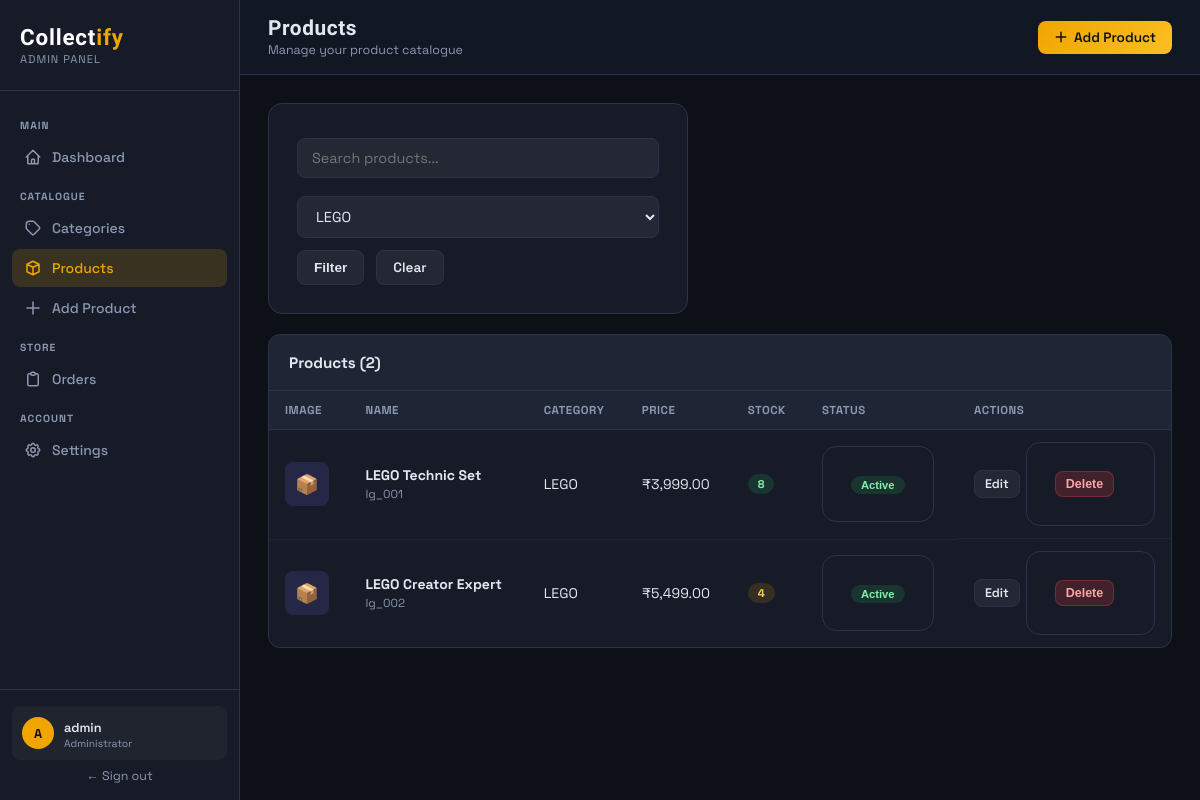
Page /products.php?cat=2 (signed in) on the committed database.
### tables this page shows
CREATE TABLE IF NOT EXISTS products (
    id INT AUTO_INCREMENT PRIMARY KEY,
    category_id INT NOT NULL,
    product_id VARCHAR(50) NOT NULL UNIQUE,   
    name VARCHAR(200) NOT NULL,
    description TEXT,
    price DECIMAL(10,2) NOT NULL,
    image VARCHAR(255),
    stock INT DEFAULT 0,
    is_active TINYINT(1) DEFAULT 1,
    sort_order INT DEFAULT 0,
    created_at TIMESTAMP DEFAULT CURRENT_TIMESTAMP,
    updated_at TIMESTAMP DEFAULT CURRENT_TIMESTAMP ON UPDATE CURRENT_TIMESTAMP,
    CONSTRAINT fk_product_category FOREIGN KEY (category_id) REFERENCES categories(id) ON DELETE CASCADE
);

CREATE TABLE IF NOT EXISTS categories (
    id INT AUTO_INCREMENT PRIMARY KEY,
    name VARCHAR(100) NOT NULL,
    slug VARCHAR(100) NOT NULL UNIQUE,
    description TEXT,
    image VARCHAR(255),
    sort_order INT DEFAULT 0,
    created_at TIMESTAMP DEFAULT CURRENT_TIMESTAMP,
    updated_at TIMESTAMP DEFAULT CURRENT_TIMESTAMP ON UPDATE CURRENT_TIMESTAMP
);

### products.php (the view, shortened to what this page needs)
<?php
require_once __DIR__ . '/config.php';
require_once '_layout.php';
$catFilter = (int)($_GET['cat'] ?? 0);
$search    = trim($_GET['q'] ?? '');
$sql = 'SELECT p.*, c.name as cat_name FROM products p JOIN categories c ON p.category_id = c.id WHERE 1=1';
$params = [];
if ($catFilter) { $sql .= ' AND p.category_id = ?'; $params[] = $catFilter; }
$sql .= ' ORDER BY c.sort_order, p.sort_order, p.name';
$stmt = $pdo->prepare($sql); $stmt->execute($params);
$products = $stmt->fetchAll(PDO::FETCH_ASSOC);
$categories = $pdo->query('SELECT id, name FROM categories ORDER BY sort_order, name')->fetchAll(PDO::FETCH_ASSOC);
?>
<div class="main">
  <div class="topbar">
    <div><h1>Products</h1><div class="breadcrumb">Manage your product catalogue</div></div>
    <a href="add_product.php" class="btn btn-primary">
      <svg width="14" height="14" fill="none" viewBox="0 0 24 24" stroke="currentColor"><path stroke-linecap="round" stroke-linejoin="round" stroke-width="2.5" d="M12 4v16m8-8H4"/></svg>
      Add Product
    </a>
  </div>
  <div class="content">
    <form method="GET" style="display:flex;gap:12px;margin-bottom:20px;flex-wrap:wrap;">
      <input type="text" name="q" placeholder="Search products..." value="<?= htmlspecialchars($search) ?>" style="flex:1;min-width:200px;">
      <select name="cat" style="min-width:180px;">
        <?php foreach ($categories as $c): ?>
          <option value="<?= $c['id'] ?>" <?= $catFilter == $c['id'] ? 'selected' : '' ?>><?= htmlspecialchars($c['name']) ?></option>
        <?php endforeach; ?>
      </select>
      <button type="submit" class="btn btn-ghost">Filter</button>
      <?php if ($search || $catFilter): ?>
        <a href="products.php" class="btn btn-ghost">Clear</a>
      <?php endif; ?>
    </form>
    <div class="card">
      <div class="card-header">
        <h3>Products (<?= count($products) ?>)</h3>
      </div>
      <table>
        <thead>
          <tr><th>Image</th><th>Name</th><th>Category</th><th>Price</th><th>Stock</th><th>Status</th><th>Actions</th></tr>
        </thead>
        <tbody>
        <?php foreach ($products as $p): ?>
        <tr>
          <td>
            <?php if ($p['image']): ?>
              <img src="<?= htmlspecialchars($p['image']) ?>" class="product-thumb" alt="">
            <?php else: ?>
              <div class="product-thumb-placeholder">📦</div>
            <?php endif; ?>
          </td>
          <td>
            <strong><?= htmlspecialchars($p['name']) ?></strong><br>
            <small style="color:var(--muted);"><?= htmlspecialchars($p['product_id']) ?></small>
          </td>
          <td><?= htmlspecialchars($p['cat_name']) ?></td>
          <td>₹<?= number_format($p['price'],2) ?></td>
          <td>
            <span class="badge <?= $p['stock'] == 0 ? 'badge-danger' : ($p['stock'] < 5 ? 'badge-warning' : 'badge-success') ?>">
              <?= $p['stock'] ?>
            </span>
          </td>
          <td>
            <form method="POST" style="display:inline">
              <button type="submit" class="badge <?= $p['is_active'] ? 'badge-success' : 'badge-danger' ?>" style="border:none;cursor:pointer;background:none;padding:0;">
                <span class="badge <?= $p['is_active'] ? 'badge-success' : 'badge-danger' ?>"><?= $p['is_active'] ? 'Active' : 'Hidden' ?></span>
              </button>
            </form>
          </td>
          <td style="display:flex;gap:6px;align-items:center;">
            <a href="add_product.php?edit=<?= $p['id'] ?>" class="btn btn-ghost btn-sm">Edit</a>
            <form method="POST" style="display:inline" onsubmit="return confirm('Delete product?')">
              <button type="submit" class="btn btn-danger btn-sm">Delete</button>
            </form>
          </td>
        </tr>
        <?php endforeach; ?>
        </tbody>
      </table>
    </div>
  </div>
</div>

### exp1.css (style rules this page uses)
* { box-sizing: border-box; margin: 0; padding: 0; }
:root { --bg: #0d1117; --surface: #161b27; --surface2: #1e2535; --border: #2a3347; --accent: #f0a500; --accent2: #3b82f6; --text: #e2e8f0; --muted: #8b98b1; --card-w: 280px; }
body { font-family: 'Space Grotesk', sans-serif; background: var(--bg); color: var(--text); min-height: 100vh; }
.card { width: 100%; background: var(--surface); border-radius: 14px; border: 1px solid var(--border); overflow: hidden; cursor: pointer; transition: transform 0.25s, box-shadow 0.25s, border-color 0.25s; position: relative; }
table { width: 100%; border-collapse: collapse; background: var(--surface); min-width: 280px; margin: 0; }
thead tr { background: var(--surface2); }
th { color: var(--muted); font-size: 0.78rem; font-weight: 600; text-transform: uppercase; letter-spacing: 1px; padding: 14px 18px; text-align: left; border-bottom: 1px solid var(--border); }
td { padding: 13px 18px; border-bottom: 1px solid var(--border); font-size: 0.9rem; color: var(--text); }
tr:last-child td { border-bottom: none; }
form { background: var(--surface); padding: 28px; border-radius: 14px; border: 1px solid var(--border); width: 100%; max-width: 420px; }
input, select, textarea { width: 100%; padding: 10px 14px; margin-top: 6px; background: var(--surface2); border: 1px solid var(--border); border-radius: 8px; color: var(--text); font-size: 0.9rem; font-family: 'Space Grotesk', sans-serif; transition: border-color 0.2s; }
select option { background: var(--surface2); }

### rows in the picture
products: name "LEGO Technic Set", product "lg_001", category.name "LEGO", price "3,999.00", stock "8", is_active "Active"
products: name "LEGO Creator Expert", product "lg_002", category.name "LEGO", price "5,499.00", stock "4", is_active "Active"

### other values in the picture
substr($admin_username,0,1) "A"
$admin_username "admin"
count($products) "2"
form field cat "LEGO"
